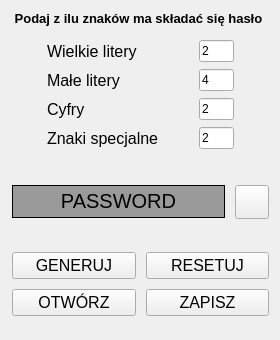
<?xml version="1.0" encoding="UTF-8"?>
<ui version="4.0">
 <class>MainWindow</class>
 <widget class="QMainWindow" name="MainWindow">
  <property name="geometry">
   <rect>
    <x>0</x>
    <y>0</y>
    <width>280</width>
    <height>340</height>
   </rect>
  </property>
  <property name="sizePolicy">
   <sizepolicy hsizetype="Minimum" vsizetype="Minimum">
    <horstretch>0</horstretch>
    <verstretch>0</verstretch>
   </sizepolicy>
  </property>
  <property name="minimumSize">
   <size>
    <width>280</width>
    <height>260</height>
   </size>
  </property>
  <property name="maximumSize">
   <size>
    <width>280</width>
    <height>340</height>
   </size>
  </property>
  <property name="windowTitle">
   <string>Generator haseł</string>
  </property>
  <widget class="QWidget" name="centralwidget">
   <widget class="QWidget" name="gridLayoutWidget">
    <property name="geometry">
     <rect>
      <x>10</x>
      <y>40</y>
      <width>261</width>
      <height>111</height>
     </rect>
    </property>
    <layout class="QGridLayout" name="gridLayout">
     <property name="horizontalSpacing">
      <number>0</number>
     </property>
     <property name="verticalSpacing">
      <number>7</number>
     </property>
     <item row="2" column="0">
      <widget class="QLabel" name="label_3">
       <property name="maximumSize">
        <size>
         <width>115</width>
         <height>16777215</height>
        </size>
       </property>
       <property name="font">
        <font>
         <pointsize>12</pointsize>
        </font>
       </property>
       <property name="text">
        <string>Cyfry</string>
       </property>
      </widget>
     </item>
     <item row="2" column="1">
      <widget class="QLineEdit" name="lineEdit">
       <property name="maximumSize">
        <size>
         <width>35</width>
         <height>16777215</height>
        </size>
       </property>
       <property name="text">
        <string>2</string>
       </property>
       <property name="maxLength">
        <number>2</number>
       </property>
      </widget>
     </item>
     <item row="1" column="0">
      <widget class="QLabel" name="label_2">
       <property name="maximumSize">
        <size>
         <width>115</width>
         <height>16777215</height>
        </size>
       </property>
       <property name="font">
        <font>
         <pointsize>12</pointsize>
        </font>
       </property>
       <property name="text">
        <string>Małe litery</string>
       </property>
      </widget>
     </item>
     <item row="0" column="1">
      <widget class="QLineEdit" name="lineEdit_2">
       <property name="maximumSize">
        <size>
         <width>35</width>
         <height>16777215</height>
        </size>
       </property>
       <property name="text">
        <string>2</string>
       </property>
       <property name="maxLength">
        <number>2</number>
       </property>
      </widget>
     </item>
     <item row="0" column="0">
      <widget class="QLabel" name="label">
       <property name="minimumSize">
        <size>
         <width>115</width>
         <height>0</height>
        </size>
       </property>
       <property name="maximumSize">
        <size>
         <width>115</width>
         <height>16777215</height>
        </size>
       </property>
       <property name="font">
        <font>
         <pointsize>12</pointsize>
        </font>
       </property>
       <property name="text">
        <string>Wielkie litery</string>
       </property>
      </widget>
     </item>
     <item row="3" column="0">
      <widget class="QLabel" name="label_4">
       <property name="maximumSize">
        <size>
         <width>115</width>
         <height>16777215</height>
        </size>
       </property>
       <property name="font">
        <font>
         <pointsize>12</pointsize>
        </font>
       </property>
       <property name="text">
        <string>Znaki specjalne</string>
       </property>
      </widget>
     </item>
     <item row="3" column="1">
      <widget class="QLineEdit" name="lineEdit_4">
       <property name="maximumSize">
        <size>
         <width>35</width>
         <height>16777215</height>
        </size>
       </property>
       <property name="text">
        <string>2</string>
       </property>
       <property name="maxLength">
        <number>2</number>
       </property>
      </widget>
     </item>
     <item row="1" column="1">
      <widget class="QLineEdit" name="lineEdit_3">
       <property name="maximumSize">
        <size>
         <width>35</width>
         <height>16777215</height>
        </size>
       </property>
       <property name="text">
        <string>4</string>
       </property>
       <property name="maxLength">
        <number>2</number>
       </property>
      </widget>
     </item>
    </layout>
   </widget>
   <widget class="QWidget" name="verticalLayoutWidget">
    <property name="geometry">
     <rect>
      <x>10</x>
      <y>160</y>
      <width>261</width>
      <height>182</height>
     </rect>
    </property>
    <layout class="QVBoxLayout" name="verticalLayout">
     <property name="spacing">
      <number>10</number>
     </property>
     <property name="leftMargin">
      <number>2</number>
     </property>
     <property name="topMargin">
      <number>2</number>
     </property>
     <property name="rightMargin">
      <number>2</number>
     </property>
     <property name="bottomMargin">
      <number>2</number>
     </property>
     <item>
      <layout class="QHBoxLayout" name="horizontalLayout">
       <item>
        <widget class="QLabel" name="label_password">
         <property name="maximumSize">
          <size>
           <width>16777215</width>
           <height>33</height>
          </size>
         </property>
         <property name="font">
          <font>
           <pointsize>15</pointsize>
          </font>
         </property>
         <property name="styleSheet">
          <string notr="true">background-color: rgb(154, 154, 154);</string>
         </property>
         <property name="frameShape">
          <enum>QFrame::Box</enum>
         </property>
         <property name="text">
          <string>PASSWORD</string>
         </property>
         <property name="alignment">
          <set>Qt::AlignCenter</set>
         </property>
         <property name="margin">
          <number>1</number>
         </property>
         <property name="textInteractionFlags">
          <set>Qt::LinksAccessibleByMouse|Qt::TextSelectableByMouse</set>
         </property>
        </widget>
       </item>
       <item>
        <widget class="QPushButton" name="kopiujBtn">
         <property name="minimumSize">
          <size>
           <width>34</width>
           <height>34</height>
          </size>
         </property>
         <property name="maximumSize">
          <size>
           <width>34</width>
           <height>34</height>
          </size>
         </property>
         <property name="font">
          <font>
           <pointsize>12</pointsize>
          </font>
         </property>
         <property name="text">
          <string/>
         </property>
         <property name="checkable">
          <bool>true</bool>
         </property>
         <property name="autoDefault">
          <bool>true</bool>
         </property>
        </widget>
       </item>
      </layout>
     </item>
     <item>
      <layout class="QGridLayout" name="gridLayout_2">
       <item row="0" column="1">
        <widget class="QPushButton" name="resetujBtn">
         <property name="font">
          <font>
           <pointsize>12</pointsize>
          </font>
         </property>
         <property name="text">
          <string>RESETUJ</string>
         </property>
         <property name="checkable">
          <bool>true</bool>
         </property>
         <property name="autoDefault">
          <bool>true</bool>
         </property>
        </widget>
       </item>
       <item row="0" column="0">
        <widget class="QPushButton" name="pushButton">
         <property name="font">
          <font>
           <pointsize>12</pointsize>
          </font>
         </property>
         <property name="text">
          <string>GENERUJ</string>
         </property>
         <property name="checkable">
          <bool>true</bool>
         </property>
         <property name="autoDefault">
          <bool>true</bool>
         </property>
        </widget>
       </item>
       <item row="1" column="1">
        <widget class="QPushButton" name="zapiszBtn">
         <property name="font">
          <font>
           <pointsize>12</pointsize>
          </font>
         </property>
         <property name="text">
          <string>ZAPISZ</string>
         </property>
         <property name="checkable">
          <bool>true</bool>
         </property>
         <property name="autoDefault">
          <bool>true</bool>
         </property>
        </widget>
       </item>
       <item row="1" column="0">
        <widget class="QPushButton" name="otworzBtn">
         <property name="font">
          <font>
           <pointsize>12</pointsize>
          </font>
         </property>
         <property name="text">
          <string>OTWÓRZ</string>
         </property>
         <property name="checkable">
          <bool>true</bool>
         </property>
         <property name="autoDefault">
          <bool>true</bool>
         </property>
        </widget>
       </item>
      </layout>
     </item>
    </layout>
   </widget>
   <widget class="QLabel" name="label_6">
    <property name="geometry">
     <rect>
      <x>10</x>
      <y>10</y>
      <width>257</width>
      <height>17</height>
     </rect>
    </property>
    <property name="font">
     <font>
      <pointsize>10</pointsize>
      <bold>true</bold>
     </font>
    </property>
    <property name="text">
     <string>Podaj z ilu znaków ma składać się hasło</string>
    </property>
    <property name="alignment">
     <set>Qt::AlignCenter</set>
    </property>
   </widget>
  </widget>
 </widget>
 <tabstops>
  <tabstop>lineEdit_2</tabstop>
  <tabstop>lineEdit_3</tabstop>
  <tabstop>lineEdit</tabstop>
  <tabstop>lineEdit_4</tabstop>
  <tabstop>pushButton</tabstop>
  <tabstop>kopiujBtn</tabstop>
  <tabstop>zapiszBtn</tabstop>
  <tabstop>resetujBtn</tabstop>
  <tabstop>otworzBtn</tabstop>
 </tabstops>
 <resources/>
 <connections>
  <connection>
   <sender>resetujBtn</sender>
   <signal>clicked()</signal>
   <receiver>label_password</receiver>
   <slot>clear()</slot>
   <hints>
    <hint type="sourcelabel">
     <x>152</x>
     <y>316</y>
    </hint>
    <hint type="destinationlabel">
     <x>197</x>
     <y>194</y>
    </hint>
   </hints>
  </connection>
  <connection>
   <sender>resetujBtn</sender>
   <signal>clicked()</signal>
   <receiver>lineEdit_4</receiver>
   <slot>clear()</slot>
   <hints>
    <hint type="sourcelabel">
     <x>223</x>
     <y>317</y>
    </hint>
    <hint type="destinationlabel">
     <x>229</x>
     <y>146</y>
    </hint>
   </hints>
  </connection>
  <connection>
   <sender>resetujBtn</sender>
   <signal>clicked()</signal>
   <receiver>lineEdit</receiver>
   <slot>clear()</slot>
   <hints>
    <hint type="sourcelabel">
     <x>247</x>
     <y>326</y>
    </hint>
    <hint type="destinationlabel">
     <x>226</x>
     <y>109</y>
    </hint>
   </hints>
  </connection>
  <connection>
   <sender>resetujBtn</sender>
   <signal>clicked()</signal>
   <receiver>lineEdit_3</receiver>
   <slot>clear()</slot>
   <hints>
    <hint type="sourcelabel">
     <x>155</x>
     <y>316</y>
    </hint>
    <hint type="destinationlabel">
     <x>223</x>
     <y>83</y>
    </hint>
   </hints>
  </connection>
  <connection>
   <sender>resetujBtn</sender>
   <signal>clicked()</signal>
   <receiver>lineEdit_2</receiver>
   <slot>clear()</slot>
   <hints>
    <hint type="sourcelabel">
     <x>111</x>
     <y>319</y>
    </hint>
    <hint type="destinationlabel">
     <x>213</x>
     <y>53</y>
    </hint>
   </hints>
  </connection>
 </connections>
</ui>
